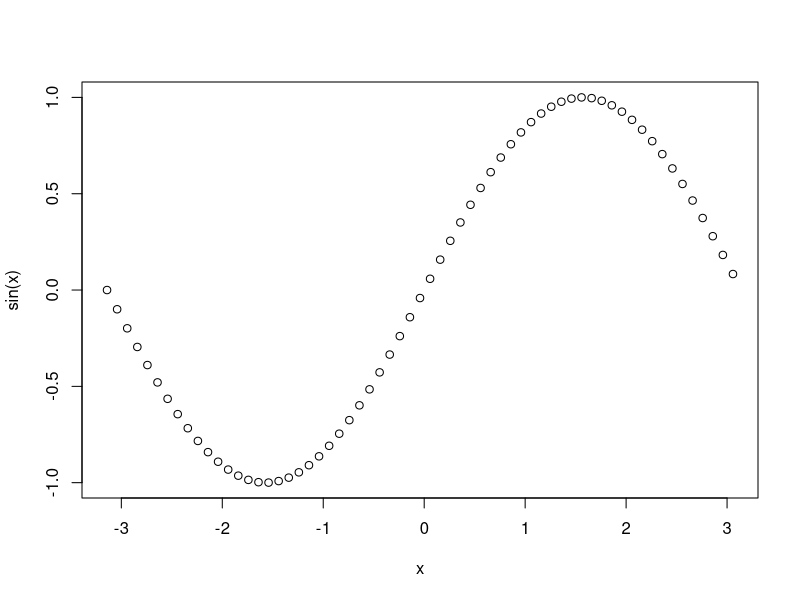
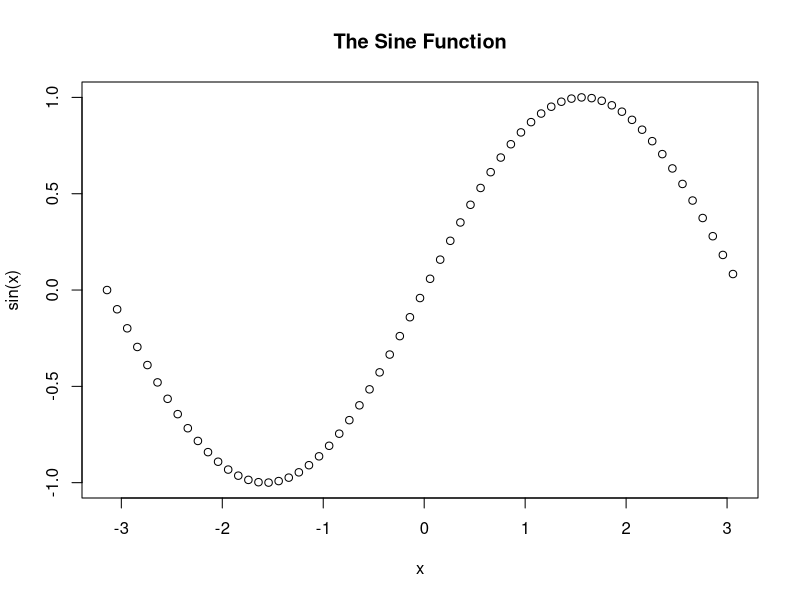
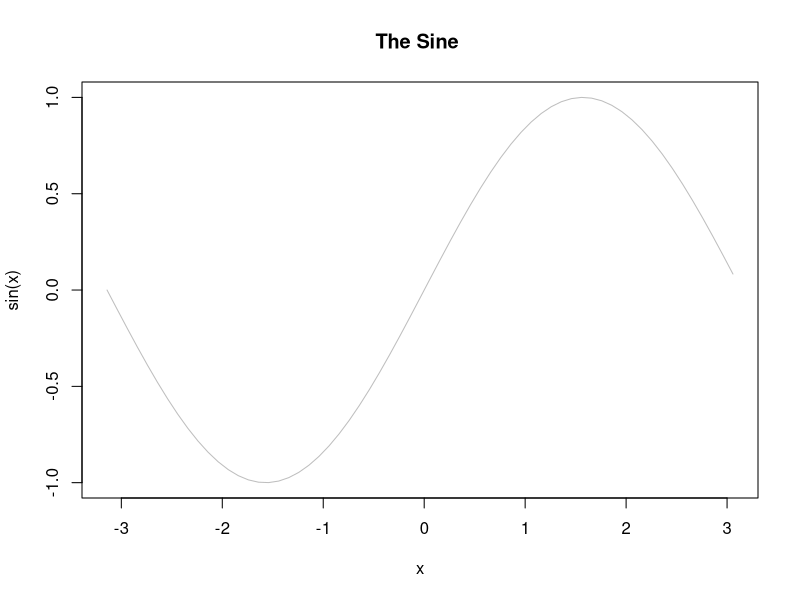
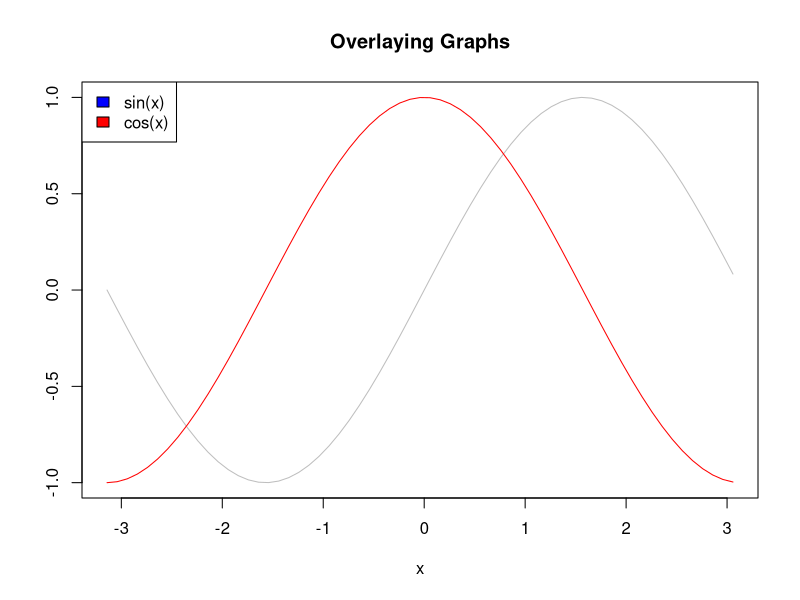

These charts were generated, in order, by the following R code:
x <- seq(-pi,pi,0.1)
plot(x, sin(x))
plot(x, sin(x),
     main="The Sine Function",
     ylab="sin(x)")

plot(x, sin(x),
     main="The Sine ",
     ylab="sin(x)",
     type="l",
     col="gray")

plot(x, sin(x),
     main="Overlaying Graphs",
     ylab="",
     type="l",
     col="gray")

lines(x,cos(x), col="red")

legend("topleft",
       c("sin(x)","cos(x)"),
       fill=c("blue","red")
)